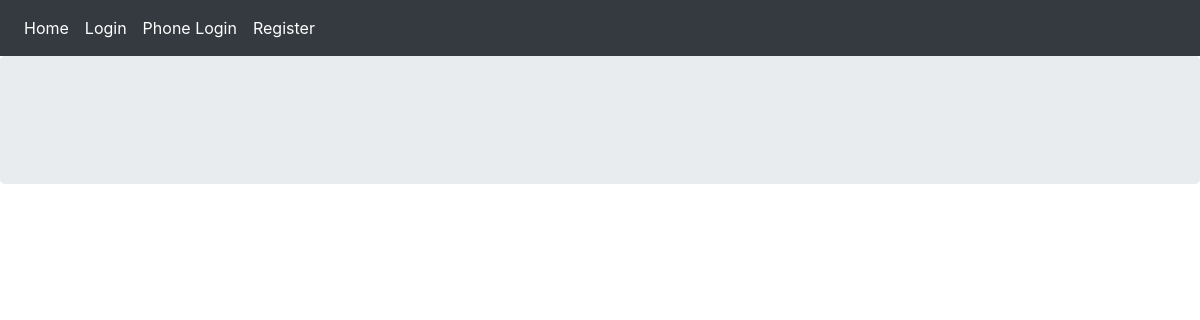
/, run on an earlier commit of the app's database.
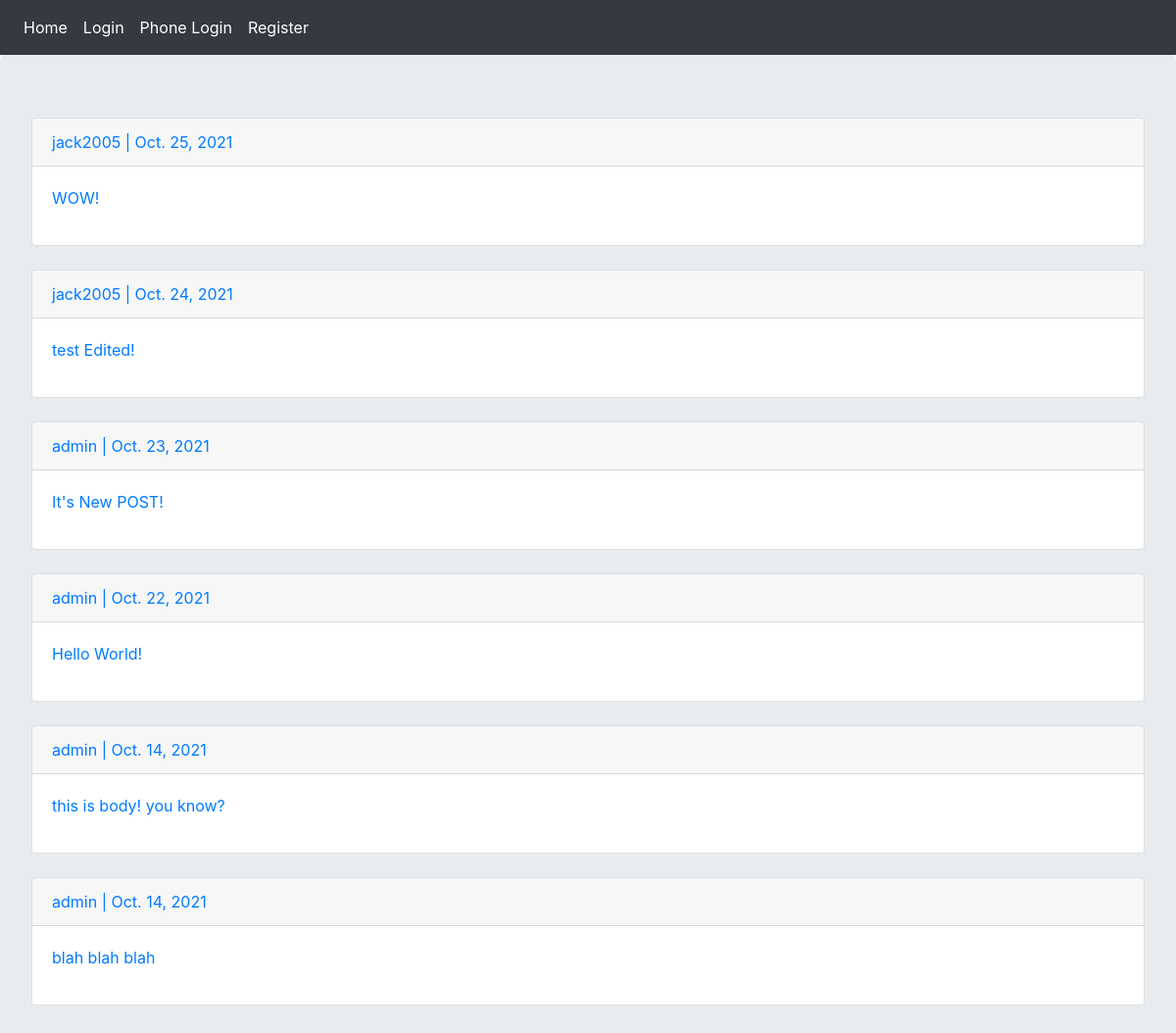
And on a later commit of the database.
### posts/models.py (models this page shows, shortened)
class Post(models.Model):
    user = models.ForeignKey(User, on_delete=models.CASCADE)
    body = models.TextField(max_length=500)
    slug = models.SlugField(max_length=200)
    created = models.DateTimeField(auto_now_add=True)
    def get_absolute_url(self):
        return reverse('posts:post_detail', args=[self.created.year, self.created.month, self.created.day, self.slug])

### posts/views.py (the view)
# urls.py: path('', views.all_posts, name='all_posts'),
def all_posts(request):
    posts = Post.objects.all().order_by('-created')
    return render(request, 'posts/all_posts.html', {'posts': posts})

### posts/templates/posts/all_posts.html (shortened to what this page needs)
{% extends 'base.html' %}
{% block content %}
    {% for post in posts %}
        <div class="card">
            <a href="{% url 'account:dashboard' post.user.id %}"><p class="card-header">{{ post.user.username }}
                | {{ post.created|date }}</p></a>
            <p class="card-body"><a href="{{ post.get_absolute_url }}">{{ post.body }}</a></p>
        </div><br>
    {% endfor %}
{% endblock %}

### templates/base.html (shortened to what this page needs)
<!DOCTYPE html>
<html lang="en">
<head>
    <link rel="stylesheet" href="https://stackpath.bootstrapcdn.com/bootstrap/4.4.1/css/bootstrap.min.css"
>
</head>
<body>
{% include 'inc/navbar.html' %}
<div class="jumbotron">
    {% block content %} {% endblock %}
</div>
</body>
</html>

### templates/inc/navbar.html
<nav class="navbar navbar-expand-lg navbar-dark bg-dark">
    <div class="navbar-nav">
        <a class="nav-item nav-link active" href="{% url 'posts:all_posts' %}">Home</a>
        {% if request.user.is_authenticated %}
            <a class="nav-item nav-link active" href="{% url 'account:logout' %}">Logout</a>
        {% else %}
            <a class="nav-item nav-link active" href="{% url 'account:login' %}">Login</a>
            <a class="nav-item nav-link active" href="{% url 'account:phone_login' %}">Phone Login</a>
            <a class="nav-item nav-link active" href="{% url 'account:register' %}">Register</a>
        {% endif %}
    </div>
</nav>

What changed in the data, as far as the page shows it:
added Post: user.username "jack2005", created "Oct. 25, 2021", body "WOW!"
added Post: user.username "jack2005", created "Oct. 24, 2021", body "test Edited!"
added Post: user.username "admin", created "Oct. 23, 2021", body "It's New POST!"
added Post: user.username "admin", created "Oct. 22, 2021", body "Hello World!"
added Post: user.username "admin", created "Oct. 14, 2021", body "this is body! you know?"
added Post: user.username "admin", created "Oct. 14, 2021", body "blah blah blah"
